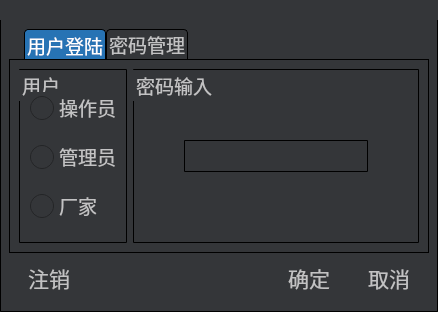
<?xml version="1.0" encoding="UTF-8"?>
<ui version="4.0">
 <class>Dlg_Authority</class>
 <widget class="QDialog" name="Dlg_Authority">
  <property name="geometry">
   <rect>
    <x>0</x>
    <y>0</y>
    <width>438</width>
    <height>312</height>
   </rect>
  </property>
  <property name="windowTitle">
   <string>Dialog</string>
  </property>
  <property name="styleSheet">
   <string notr="true">*{
font: 14pt;
font-family: &quot;微软雅黑&quot;;
}

QWidget {
color: #c2c2c3;
background: #343639;
}

QDialog {
border:1px solid black;
border-radius:1px;
}

#titleFrame {
border: no;
min-height: 20px;
background: url(&quot;:/Res/image/title_bar.png&quot;);
}

QTabWidget {
border: no;
}

QTabWidget::tab-bar {
left: 15px;
}

QTabWidget::pane {
border: 1px solid black;
}

QTabBar::tab{
background: #343639;
outline: no;
border: 1px solid black;
border-bottom-color: #343639;                                 
border-top-left-radius: 4px;
border-top-right-radius: 4px;
min-width:10ex;
padding: 2px;
min-height: 3ex;
}

QTabBar::tab:selected{
color: white;
outline: no;
padding-top: 4px;
background: #2773b4;
border-bottom: #2773b4;
}

QGroupBox {
border: 1px solid black;
border-radius: 1px
}

QLineEdit {
color: black;
background: qlineargradient(
  x1:0, y1:0, x2:0, y2:1,
  stop:0 gray,
  stop: 0.2 white
  stop:1 white
 );
border-radius: 1px;
border: 1px solid black;
min-height: 30px;
width: 150px
}

QRadioButton {
outline: no;
spacing: 5px;
}

QRadioButton::indicator {
     width: 25px;
     height: 25px;
}

QRadioButton::indicator:unchecked {
     image: url(:/Res/image/btn_rb_28x28_off.png);
}

QRadioButton::indicator:checked {
     image: url(:/Res/image/btn_rb_28x28_on.png);
}

QPushButton {
border: no;
font: 16pt;
outline: no;
min-width: 80px;
min-height: 50px;
image: url(&quot;:/Res/image/button_80x50_normal.png&quot;);
}

QPushButton:pressed {
color: black;
font: 16pt;
border: no;
min-width: 80px;
min-height: 50px;
image: url(&quot;:/Res/image/button_80x50_active.png&quot;);
}

/*
QPushButton[objectName=&quot;btnOk&quot;] {
border: no;
outline: no;
min-width: 80px;
min-height: 50px;
image: url(&quot;:/Res/image/button_80x50_normal.png&quot;);
}

QPushButton[objectName=&quot;btnOk&quot;]:pressed {
color: black;
border: no;
min-width: 80px;
min-height: 50px;
image: url(&quot;:/Res/image/button_80x50_active.png&quot;);
}

QPushButton[objectName=&quot;btnCancel&quot;] {
border: no;
outline: no;
min-width: 80px;
min-height: 50px;
image: url(&quot;:/Res/image/button_80x50_normal.png&quot;);
}

QPushButton[objectName=&quot;btnCancel&quot;]:pressed {
color: black;
border: no;
min-width: 80px;
min-height: 50px;
image: url(&quot;:/Res/image/button_50x50_active.png&quot;);
}

QPushButton[objectName=&quot;btnSignOut&quot;] {
border: no;
outline: no;
min-width: 50px;
min-height: 50px;
image: url(&quot;:/Res/image/button_50x50_normal.png&quot;);
}

QPushButton[objectName=&quot;btnSignOut&quot;]:pressed {
color: black;
border: no;
min-width: 50px;
min-height: 50px;
image: url(&quot;:/Res/image/button_50x50_active.png&quot;);
}
*/</string>
  </property>
  <layout class="QVBoxLayout" name="verticalLayout_2">
   <property name="spacing">
    <number>0</number>
   </property>
   <property name="leftMargin">
    <number>0</number>
   </property>
   <property name="topMargin">
    <number>0</number>
   </property>
   <property name="rightMargin">
    <number>0</number>
   </property>
   <property name="bottomMargin">
    <number>0</number>
   </property>
   <item>
    <widget class="QFrame" name="titleFrame">
     <property name="frameShape">
      <enum>QFrame::StyledPanel</enum>
     </property>
     <property name="frameShadow">
      <enum>QFrame::Raised</enum>
     </property>
    </widget>
   </item>
   <item>
    <layout class="QVBoxLayout" name="verticalLayout">
     <property name="spacing">
      <number>0</number>
     </property>
     <property name="leftMargin">
      <number>9</number>
     </property>
     <property name="topMargin">
      <number>9</number>
     </property>
     <property name="rightMargin">
      <number>9</number>
     </property>
     <property name="bottomMargin">
      <number>9</number>
     </property>
     <item>
      <widget class="QTabWidget" name="tabw">
       <property name="currentIndex">
        <number>0</number>
       </property>
       <widget class="QWidget" name="tab">
        <attribute name="title">
         <string>用户登陆</string>
        </attribute>
        <layout class="QHBoxLayout" name="horizontalLayout">
         <item>
          <widget class="QGroupBox" name="groupBox">
           <property name="title">
            <string>用户</string>
           </property>
           <layout class="QVBoxLayout" name="verticalLayout_4">
            <item>
             <widget class="QRadioButton" name="rb1">
              <property name="text">
               <string>操作员</string>
              </property>
             </widget>
            </item>
            <item>
             <widget class="QRadioButton" name="rb2">
              <property name="text">
               <string>管理员</string>
              </property>
             </widget>
            </item>
            <item>
             <widget class="QRadioButton" name="rb3">
              <property name="text">
               <string>厂家</string>
              </property>
             </widget>
            </item>
           </layout>
          </widget>
         </item>
         <item>
          <widget class="QGroupBox" name="groupBox_2">
           <property name="title">
            <string>密码输入</string>
           </property>
           <layout class="QGridLayout" name="gridLayout_2" rowstretch="1" columnstretch="0">
            <property name="leftMargin">
             <number>50</number>
            </property>
            <property name="topMargin">
             <number>9</number>
            </property>
            <property name="rightMargin">
             <number>50</number>
            </property>
            <item row="0" column="0">
             <widget class="TLineEdit" name="leLPsw"/>
            </item>
           </layout>
          </widget>
         </item>
        </layout>
       </widget>
       <widget class="QWidget" name="tab_2">
        <attribute name="title">
         <string>密码管理</string>
        </attribute>
        <layout class="QHBoxLayout" name="horizontalLayout_2">
         <item>
          <widget class="QGroupBox" name="groupBox_4">
           <property name="title">
            <string>用户</string>
           </property>
           <layout class="QVBoxLayout" name="verticalLayout_3">
            <item>
             <widget class="QRadioButton" name="rb4">
              <property name="text">
               <string>操作员</string>
              </property>
             </widget>
            </item>
            <item>
             <widget class="QRadioButton" name="rb5">
              <property name="text">
               <string>管理员</string>
              </property>
             </widget>
            </item>
            <item>
             <widget class="QRadioButton" name="rb6">
              <property name="text">
               <string>厂家</string>
              </property>
             </widget>
            </item>
           </layout>
          </widget>
         </item>
         <item>
          <widget class="QGroupBox" name="groupBox_3">
           <property name="title">
            <string>密码修改</string>
           </property>
           <layout class="QGridLayout" name="gridLayout" rowstretch="1,1,1" columnstretch="2,3">
            <property name="topMargin">
             <number>15</number>
            </property>
            <item row="0" column="0">
             <widget class="QLabel" name="label">
              <property name="sizePolicy">
               <sizepolicy hsizetype="Preferred" vsizetype="Preferred">
                <horstretch>0</horstretch>
                <verstretch>0</verstretch>
               </sizepolicy>
              </property>
              <property name="text">
               <string>旧密码：</string>
              </property>
              <property name="alignment">
               <set>Qt::AlignRight|Qt::AlignTrailing|Qt::AlignVCenter</set>
              </property>
             </widget>
            </item>
            <item row="0" column="1">
             <widget class="TLineEdit" name="leOPsw"/>
            </item>
            <item row="1" column="0">
             <widget class="QLabel" name="label_2">
              <property name="text">
               <string>新密码：</string>
              </property>
              <property name="alignment">
               <set>Qt::AlignRight|Qt::AlignTrailing|Qt::AlignVCenter</set>
              </property>
             </widget>
            </item>
            <item row="1" column="1">
             <widget class="TLineEdit" name="leNPsw"/>
            </item>
            <item row="2" column="0">
             <widget class="QLabel" name="label_3">
              <property name="text">
               <string>确认密码：</string>
              </property>
              <property name="alignment">
               <set>Qt::AlignRight|Qt::AlignTrailing|Qt::AlignVCenter</set>
              </property>
             </widget>
            </item>
            <item row="2" column="1">
             <widget class="TLineEdit" name="leNPswA"/>
            </item>
           </layout>
          </widget>
         </item>
        </layout>
       </widget>
      </widget>
     </item>
     <item>
      <layout class="QHBoxLayout" name="horizontalLayout_3">
       <item>
        <widget class="QPushButton" name="btnSignOut">
         <property name="text">
          <string>注销</string>
         </property>
        </widget>
       </item>
       <item>
        <spacer name="horizontalSpacer">
         <property name="orientation">
          <enum>Qt::Horizontal</enum>
         </property>
         <property name="sizeHint" stdset="0">
          <size>
           <width>40</width>
           <height>20</height>
          </size>
         </property>
        </spacer>
       </item>
       <item>
        <widget class="QPushButton" name="btnOk">
         <property name="text">
          <string>确定</string>
         </property>
        </widget>
       </item>
       <item>
        <widget class="QPushButton" name="btnCancel">
         <property name="text">
          <string>取消</string>
         </property>
        </widget>
       </item>
      </layout>
     </item>
    </layout>
   </item>
  </layout>
 </widget>
 <customwidgets>
  <customwidget>
   <class>TLineEdit</class>
   <extends>QLineEdit</extends>
   <header>tlineedit.h</header>
  </customwidget>
 </customwidgets>
 <resources/>
 <connections/>
</ui>
